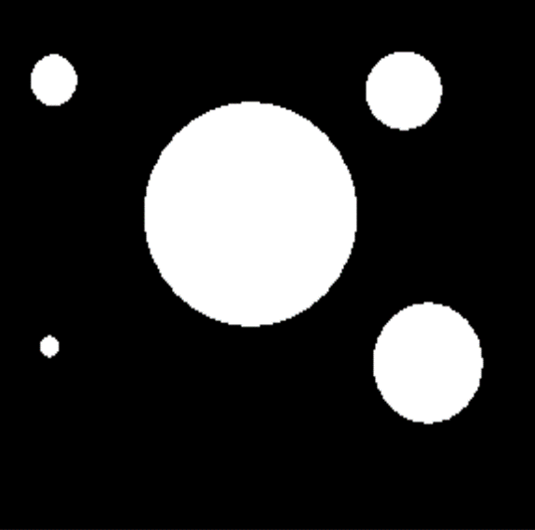
%> input picture lab01/Picture1.png, 535 x 530 px
$ octave LP01.m   (GNU Octave 9; MATLAB toolbox functions it lacks are replaced by stand-ins)
%> lines starting %> are read from the running program, lines starting %| are printed output that depends on the picture
clear all;
close all;

% Read the image
I = imread('Picture1.png');
%> I is the input picture: size 530x535x3 uint8; mean R, G, B 49.1, 49.1, 49.1

n4 = bwperim(I, 4);
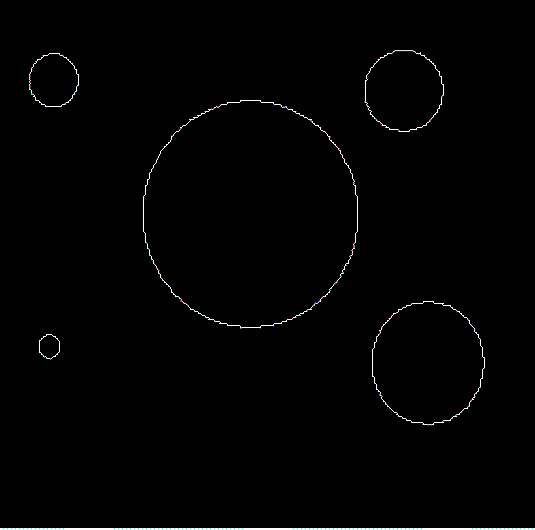
%> n4: size 530x535x3 logical; mean R, G, B 0.00919, 0.00948, 0.00946
n8 = bwperim(I, 8);

figure();
subplot(1,2,1);
imshowpair(I,n4,'montage');
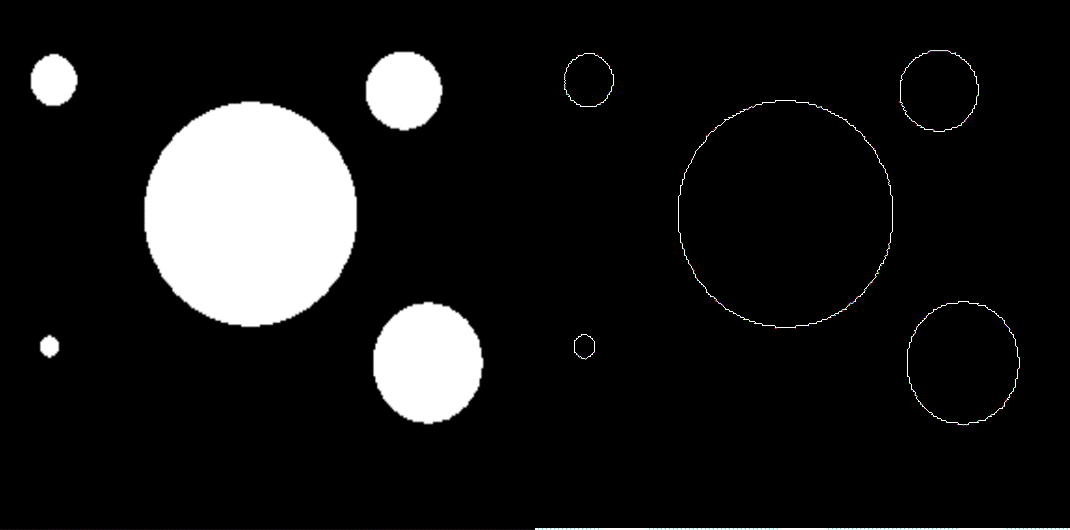
%> displayed picture: size 530x1070x3, on the screen's scale of 0 to 255; mean R, G, B 25.7, 25.7, 25.7
subplot(1,2,2);
imshowpair(I,n8,'montage');
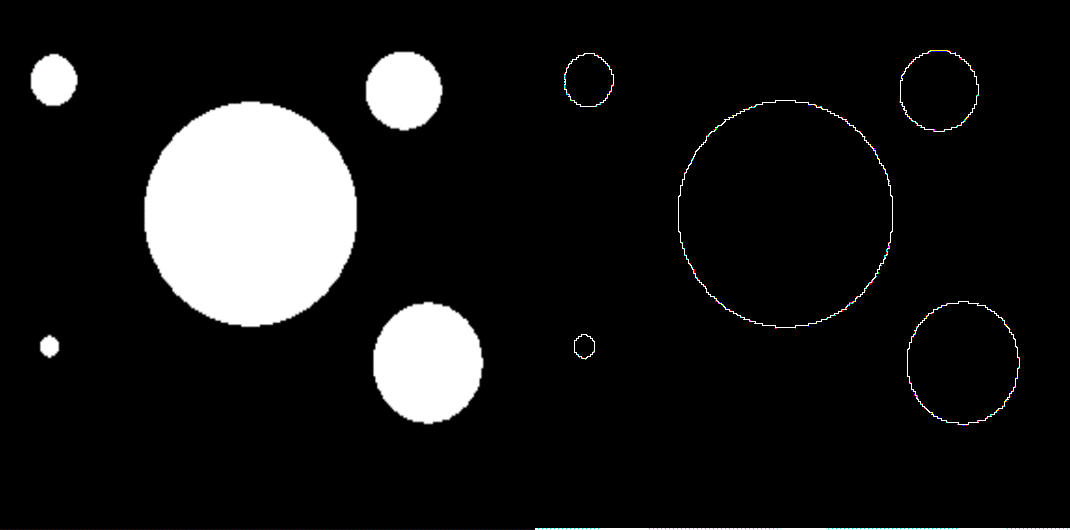
%> displayed picture: size 530x1070x3, on the screen's scale of 0 to 255; mean R, G, B 25.9, 25.9, 25.9
